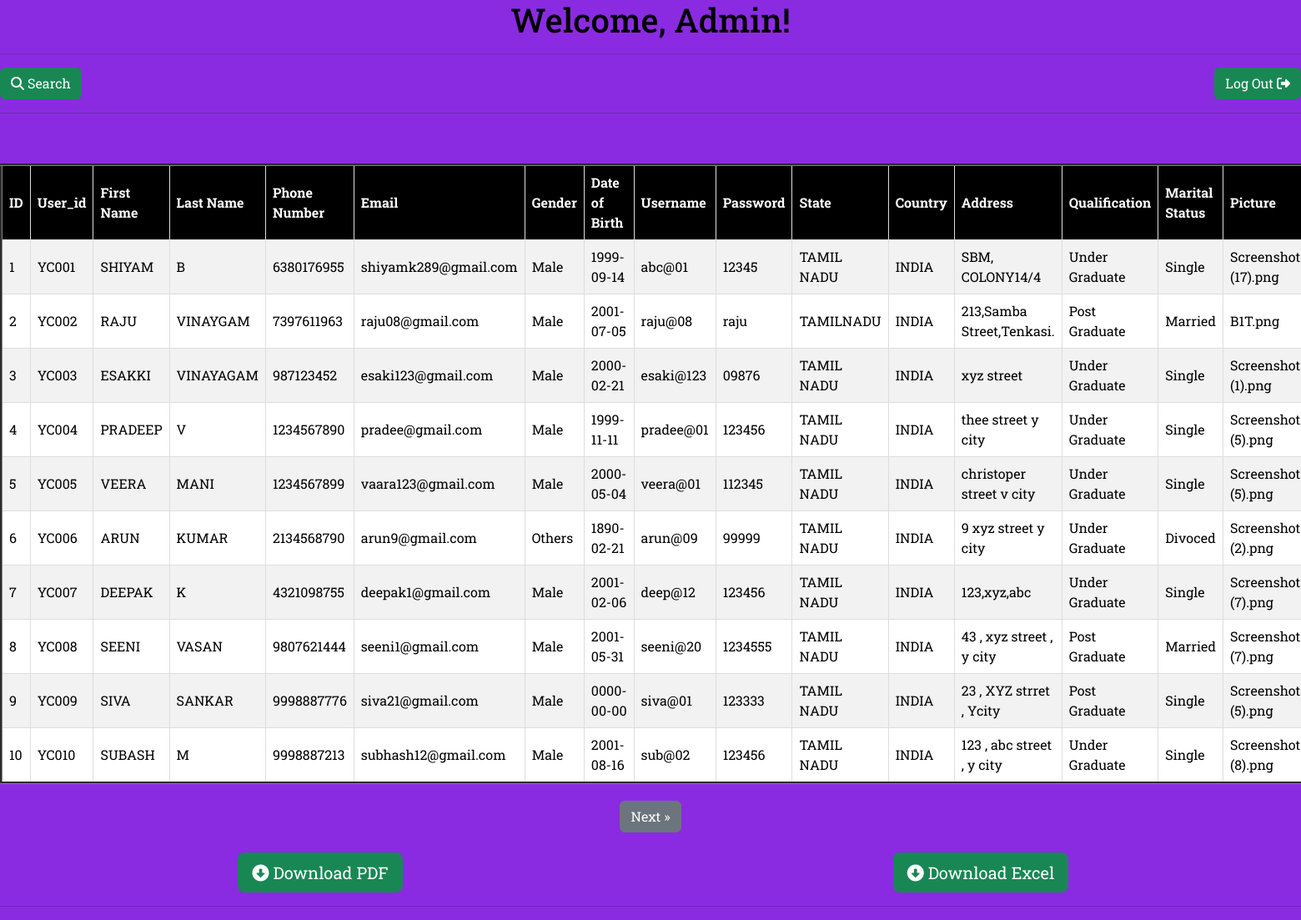
The app's page /admin.php (signed in) with its own data.
### tables this page shows
CREATE TABLE `details` (
  `ID` int(11) NOT NULL,
  `rec_id` varchar(10) NOT NULL DEFAULT '''YC001''',
  `First_name` varchar(100) NOT NULL,
  `Last` varchar(100) NOT NULL,
  `Phone_no` bigint(10) NOT NULL,
  `Email` varchar(100) NOT NULL,
  `Gender` enum('Male','Female','Others','') NOT NULL,
  `Date_of_Birth` date NOT NULL,
  `User_name` varchar(100) NOT NULL,
  `Password` varchar(100) NOT NULL,
  `State` varchar(100) NOT NULL,
  `Country` varchar(100) NOT NULL,
  `Address` varchar(100) NOT NULL,
  `Qualification` enum('Under Graduate','Post Graduate','Diploma','') NOT NULL,
  `Marital_Status` enum('Single','Married','Divoced','') NOT NULL,
  `picture` blob NOT NULL,
  `file` blob NOT NULL
);

### admin.php (the view, shortened to what this page needs)
<!DOCTYPE html>
<html>
<head>
    <link href="style.css" rel="stylesheet">
    <link href="css/bootstrap.min.css" type="text/css" rel="stylesheet">
</head>
<body style="background-color:blueviolet">
<center>
    <h1 style="color:black">Welcome, Admin!</h1>
</center>
<hr style="background-color:">
<div class="row">
<div class="col-sm-6">
<a href='search.php'>    <button type="submit" class="btn btn-success  float-right" ><i class="fa-solid fa-magnifying-glass"></i> Search</button> </a>
</div>
<div class="col-sm-6" style="text-align: right;">
            <a href='login.php'>    <button type="submit" class="btn btn-success  float-right" >Log Out <i class="fa-solid fa-right-from-bracket"></i></button> </a>
            </div>
            </div>
         <hr>
    <br>
    <?php
$mysqli = new mysqli('localhost', 'root', '', 'register');
$current_page = isset($_GET['page']) ? $_GET['page'] : 1;
$records_per_page = 10;
$start_from = ($current_page - 1) * $records_per_page;
$query = "SELECT COUNT(*) as total FROM details";
$result = $mysqli->query($query);
$row = $result->fetch_assoc();
$total_records = $row['total'];
$total_pages = ceil($total_records / $records_per_page);
$query = "SELECT * FROM details LIMIT $start_from, $records_per_page";
$result = $mysqli->query($query);
echo '<table>';
echo '<tr><th>ID</th><th>User_id</th><th>First Name</th><th>Last Name</th><th>Phone Number</th><th>Email</th><th>Gender</th><th>Date of Birth</th><th>Username</th><th>Password</th><th>State</th><th>Country</th><th>Address</th><th>Qualification</th><th>Marital Status</th><th>Picture</th></tr>';
while ($row = $result->fetch_object()) {
    echo '<tr>';
    echo '<td>' . $row->ID . '</td>';
    echo '<td>' . $row->rec_id . '</td>';
    echo '<td>' . $row->First_name . '</td>';
    echo '<td>' . $row->Last . '</td>';
    echo '<td>' . $row->Phone_no . '</td>';
    echo '<td>' . $row->Email . '</td>';
    echo '<td>' . $row->Gender . '</td>';
    echo '<td>' . $row->Date_of_Birth . '</td>';
    echo '<td>' . $row->User_name . '</td>';
    echo '<td>' . $row->Password . '</td>';
    echo '<td>' . $row->State . '</td>';
    echo '<td>' . $row->Country . '</td>';
    echo '<td>' . $row->Address . '</td>';
    echo '<td>' . $row->Qualification . '</td>';
    echo '<td>' . $row->Marital_Status . '</td>';
    echo '<td>' . $row->picture . '</td>';
    echo '</tr>';
}
echo '</table>';
echo '<center>';
echo '<div class="btn-group" role="group" aria-label="Pagination">';
  if ($current_page < $total_pages) {
    echo '<a href="' . $_SERVER['PHP_SELF'] . '?page=' . ($current_page + 1) . '" class="btn btn-secondary">Next &raquo;</a>';
  }
echo '</div>';
echo '</center>';
?>
<br>
<div class="row">
  <div class="col-sm-6">
  <center>
<form action="generate_pdf.php" method="POST">
  <button type="submit" class="btn btn-success btn-lg"  name="generate_pdf"><i class="fa-solid fa-circle-down"></i> Download PDF</button>
</form>
</center>
  </div>
  <div class="col-sm-6">
  <center>
<form action="generate_excel.php" method="POST">
  <button type="submit" class="btn btn-success btn-lg"  name="generate_excel"><i class="fa-solid fa-circle-down"></i> Download Excel</button>
</form>
</center>
  </div>
</div>
  <hr style="background-color:black">
</body>
</html>

### style.css (style rules this page uses)
table { border-collapse: collapse; width: 100%; margin: 20px 0; }
th, td { text-align: left; padding: 8px; border: 1px solid #ddd; }
th { background-color: #4CAF50; color: white; }
tr:nth-child(even) { background-color: #f2f2f2; }

### admin.php (style rules this page uses)
body { font-family: 'Roboto Slab', serif; }
table { border-collapse: collapse; border-style: groove; width: 100%; margin: 20px 0; color:black; font-family: 'Roboto Slab', serif; }
th, td { text-align: left; padding: 8px; border: 1px groove #ddd; }
th { background-color:black; color: white; }
tr { background-color:white; }
h1 { font-family: 'Roboto Slab', serif; }

### records on screen
details: ID "1", rec "YC001", First_name "SHIYAM", Last "B", Phone_no "6380176955", Email "shiyamk289@gmail.com", Gender "Male", Date_of_Birth "1999-09-14", User_name "abc@01", Password "12345", State "TAMIL NADU", Country "INDIA", Address "SBM, COLONY14/4", Qualification "Under Graduate", Marital_Status "Single", picture "Screenshot (17).png"
details: ID "2", rec "YC002", First_name "RAJU", Last "VINAYGAM", Phone_no "7397611963", Email "raju08@gmail.com", Gender "Male", Date_of_Birth "2001-07-05", User_name "raju@08", Password "raju", State "TAMILNADU", Country "INDIA", Address "213,Samba Street,Tenkasi.", Qualification "Post Graduate", Marital_Status "Married", picture "B1T.png"
details: ID "3", rec "YC003", First_name "ESAKKI", Last "VINAYAGAM", Phone_no "987123452", Email "esaki123@gmail.com", Gender "Male", Date_of_Birth "2000-02-21", User_name "esaki@123", Password "09876", State "TAMIL NADU", Country "INDIA", Address "xyz street", Qualification "Under Graduate", Marital_Status "Single", picture "Screenshot (1).png"
details: ID "4", rec "YC004", First_name "PRADEEP", Last "V", Phone_no "1234567890", Email "pradee@gmail.com", Gender "Male", Date_of_Birth "1999-11-11", User_name "pradee@01", Password "123456", State "TAMIL NADU", Country "INDIA", Address "thee street y city", Qualification "Under Graduate", Marital_Status "Single", picture "Screenshot (5).png"
details: ID "5", rec "YC005", First_name "VEERA", Last "MANI", Phone_no "1234567899", Email "vaara123@gmail.com", Gender "Male", Date_of_Birth "2000-05-04", User_name "veera@01", Password "112345", State "TAMIL NADU", Country "INDIA", Address "christoper street v city", Qualification "Under Graduate", Marital_Status "Single", picture "Screenshot (5).png"
details: ID "6", rec "YC006", First_name "ARUN", Last "KUMAR", Phone_no "2134568790", Email "arun9@gmail.com", Gender "Others", Date_of_Birth "1890-02-21", User_name "arun@09", Password "99999", State "TAMIL NADU", Country "INDIA", Address "9 xyz street y city", Qualification "Under Graduate", Marital_Status "Divoced", picture "Screenshot (2).png"
details: ID "7", rec "YC007", First_name "DEEPAK", Last "K", Phone_no "4321098755", Email "deepak1@gmail.com", Gender "Male", Date_of_Birth "2001-02-06", User_name "deep@12", Password "123456", State "TAMIL NADU", Country "INDIA", Address "123,xyz,abc", Qualification "Under Graduate", Marital_Status "Single", picture "Screenshot (7).png"
details: ID "8", rec "YC008", First_name "SEENI", Last "VASAN", Phone_no "9807621444", Email "seeni1@gmail.com", Gender "Male", Date_of_Birth "2001-05-31", User_name "seeni@20", Password "1234555", State "TAMIL NADU", Country "INDIA", Address "43 , xyz street , y city", Qualification "Post Graduate", Marital_Status "Married", picture "Screenshot (7).png"
details: ID "9", rec "YC009", First_name "SIVA", Last "SANKAR", Phone_no "9998887776", Email "siva21@gmail.com", Gender "Male", Date_of_Birth "0000-00-00", User_name "siva@01", Password "123333", State "TAMIL NADU", Country "INDIA", Address "23 , XYZ strret , Ycity", Qualification "Post Graduate", Marital_Status "Single", picture "Screenshot (5).png"
details: ID "10", rec "YC010", First_name "SUBASH", Last "M", Phone_no "9998887213", Email "subhash12@gmail.com", Gender "Male", Date_of_Birth "2001-08-16", User_name "sub@02", Password "123456", State "TAMIL NADU", Country "INDIA", Address "123 , abc street , y city", Qualification "Under Graduate", Marital_Status "Single", picture "Screenshot (8).png"
